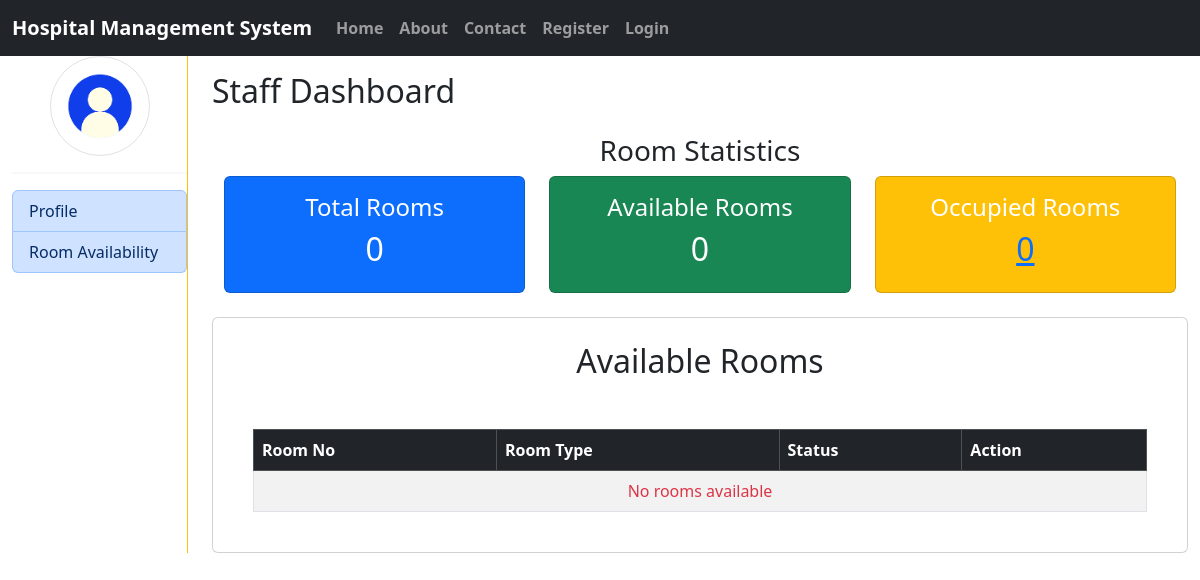
Before: /hms_staff/Available_Rooms/ with the older database file.
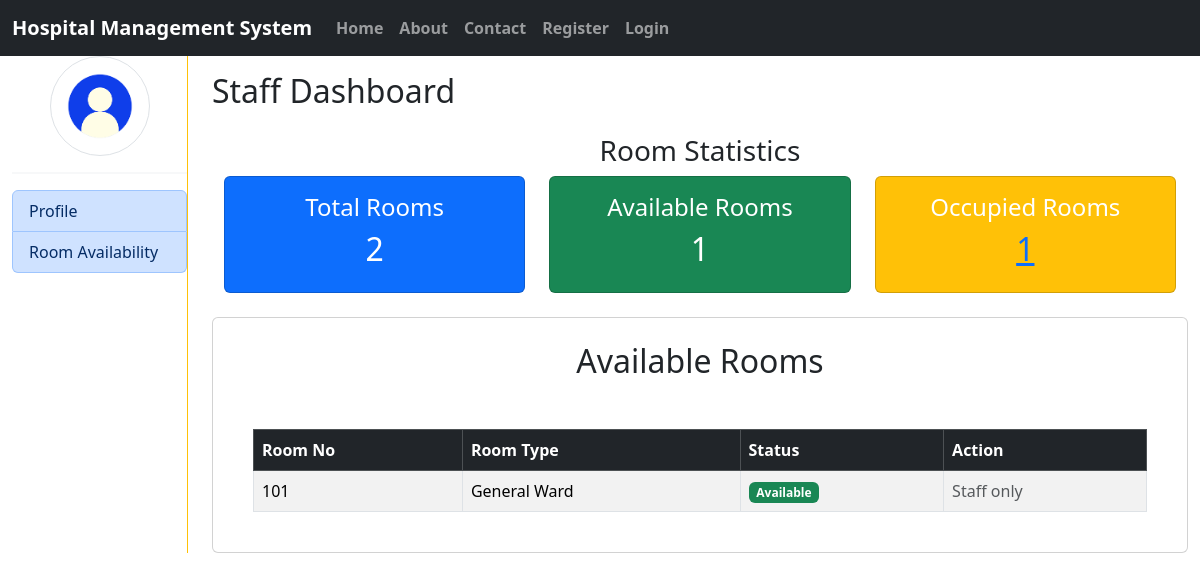
After: the same page with the newer database file.
### hms/models.py (models this page shows, shortened)
class Room(models.Model):
    Room_ID = models.AutoField(primary_key=True)
    P_ID = models.ForeignKey(Patient,on_delete=models.SET_NULL, null=True, blank=True)
    Room_no = models.IntegerField()
    Room_type = models.CharField(choices=room_choice, max_length=200)
    status = models.CharField(choices=room_status,max_length=100)

### hms_staff/views.py (the view)
# urls.py: path('Available_Rooms/', views.Available_Rooms,name='Available_Rooms'),
def Available_Rooms(request):
    total_rooms = Room.objects.count()
    available_rooms = Room.objects.filter(status='available').count()
    occupied_rooms = Room.objects.filter(status='occupied').count()
    rooms = Room.objects.filter(status='available')
    patients = Patient.objects.all()  # Fetch all patients
    staff = None
    if request.user.is_authenticated:
        try:
            staff = Staff.objects.get(user=request.user)
        except Staff.DoesNotExist:
            pass
    context = {
        'total_rooms': total_rooms,
        'available_rooms': available_rooms,
        'occupied_rooms': occupied_rooms,
        'rooms': rooms,
        'staff': staff,
        'patients': patients,  # Pass patients to the template
    }
    return render(request, 'hms_staff/room_availability.html', context)

### hms_staff/templates/hms_staff/room_availability.html (shortened to what this page needs)
{% extends 'hms_staff/staff_index.html' %}
{% load static %}
{% block staff %}
<div>
    <h2>Staff Dashboard</h2>
    <div class="container my-4">
        <h3 class="text-center">Room Statistics</h3>
        <div class="row text-center">
            <div class="col-md-4">
                <div class="card bg-primary text-white p-3">
                    <h4>Total Rooms</h4>
                    <h2>{{ total_rooms }}</h2>
                </div>
            </div>
            <div class="col-md-4">
                <div class="card bg-success text-white p-3">
                    <h4>Available Rooms</h4>
                    <h2>{{ available_rooms }}</h2>
                </div>
            </div>
            <div class="col-md-4">
                <div class="card bg-warning text-white p-3">
                    <h4>Occupied Rooms</h4>
                    <h2><a href="{% url 'Occupied_Rooms' %}">{{ occupied_rooms }}</a></h2>
                </div>
            </div>
        </div>
    </div>
    <div class="container card">
        <div class="card-body my-2">
            <h2 class="text-center">Available Rooms</h2>
            <div class="container mt-5 table-responsive">
                <table class="table table-bordered table-striped">
                    <thead class="table-dark">
                        <tr>
                            <th>Room No</th>
                            <th>Room Type</th>
                            <th>Status</th>
                            <th>Action</th>
                        </tr>
                    </thead>
                    <tbody>
                        {% for room in rooms %}
                        <tr>
                            <td>{{ room.Room_no }}</td>
                            <td>{{ room.Room_type }}</td>
                            <td>
                                {% if room.status == 'available' %}
                                    <span class="badge bg-success">Available</span>
                                {% else %}
                                    <span class="badge bg-danger">Occupied</span>
                                {% endif %}
                            </td>
                            <td>
                                {% if room.status == 'available' %}
                                    {% if staff %}
                                        <form method="POST" action="{% url 'book_room' room.Room_ID %}">
                                            {% csrf_token %}
                                            <select name="patient_id" class="form-control">
                                                {% for patient in patients %}
                                                    <option value="{{ patient.P_ID }}">{{ patient.P_Name }}</option>
                                                {% endfor %}
                                            </select>
                                            <button type="submit" class="btn btn-primary mt-2">Book</button>
                                        </form>
                                    {% else %}
                                        <span class="text-muted">Staff only</span>
                                    {% endif %}
                                {% else %}
                                    <span class="text-muted">N/A</span>
                                {% endif %}
                            </td>
                        </tr>
                        {% empty %}
                        <tr>
                            <td colspan="4" class="text-center text-danger">No rooms available</td>
                        </tr>
                        {% endfor %}
                    </tbody>
                </table>
            </div>
        </div>
    </div>
</div>
{% endblock staff %}

Changed rows visible on the page:
added Room: Room_no "101", Room_type "General Ward", status "Available"
Other visible differences:
{{ total_rooms }}: "0" → "2"
{{ available_rooms }}: "0" → "1"
{{ occupied_rooms }}: "0" → "1"
text no longer shown: "No rooms available"
